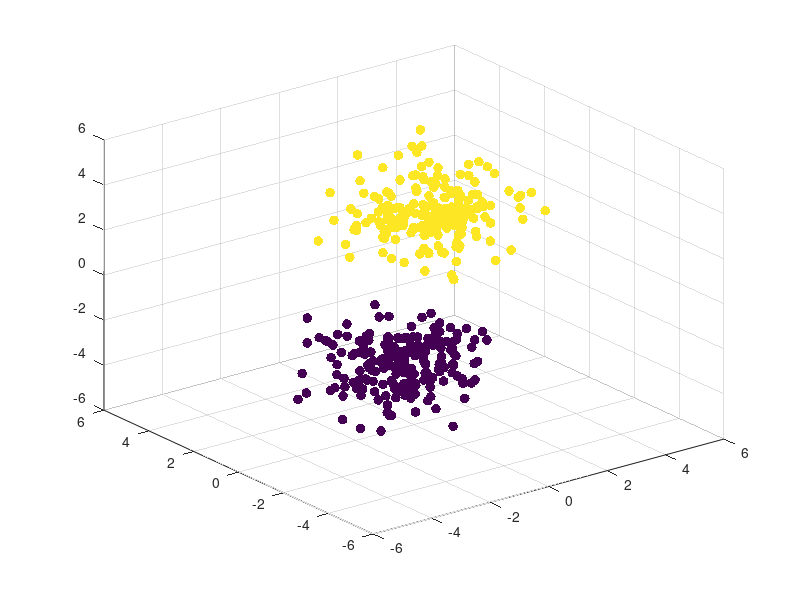
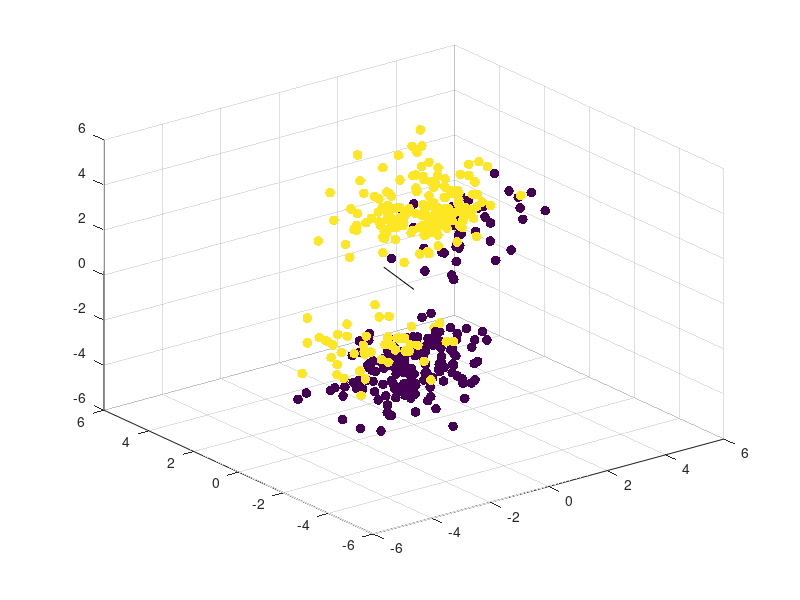

Here is the MATLAB script that generated these plots, in order:
X = [randn(3,200)-ones(3,200)*1.8 ...
     randn(3,200)+ones(3,200)*1.8];     %produce some inputs
Y = [-1*ones(1,200), ones(1,200)];           %produce some labels
scatter3(X(1,:),X(2,:),X(3,:), 50, Y, 'filled');


w = randn(3,1);
Y_hat = sign(w'*X);
figure(2); scatter3(X(1,:),X(2,:),X(3,:),50,Y_hat, 'filled');
hold on;
plot3([0 w(1)], [0 w(2)], [0 w(3)], 'k');     %show w
hold off;
sum(Y_hat~=Y)/400               %error rate


for iteration = 1 : 100
    for i = 1 : size(X,2)
        if sign(w'*X(:,i)) ~= Y(i)
            w = w + X(:,i) * Y(i);
       end
    end
end
Y_hat = sign(w'*X);
sum(Y_hat~=Y)/400
